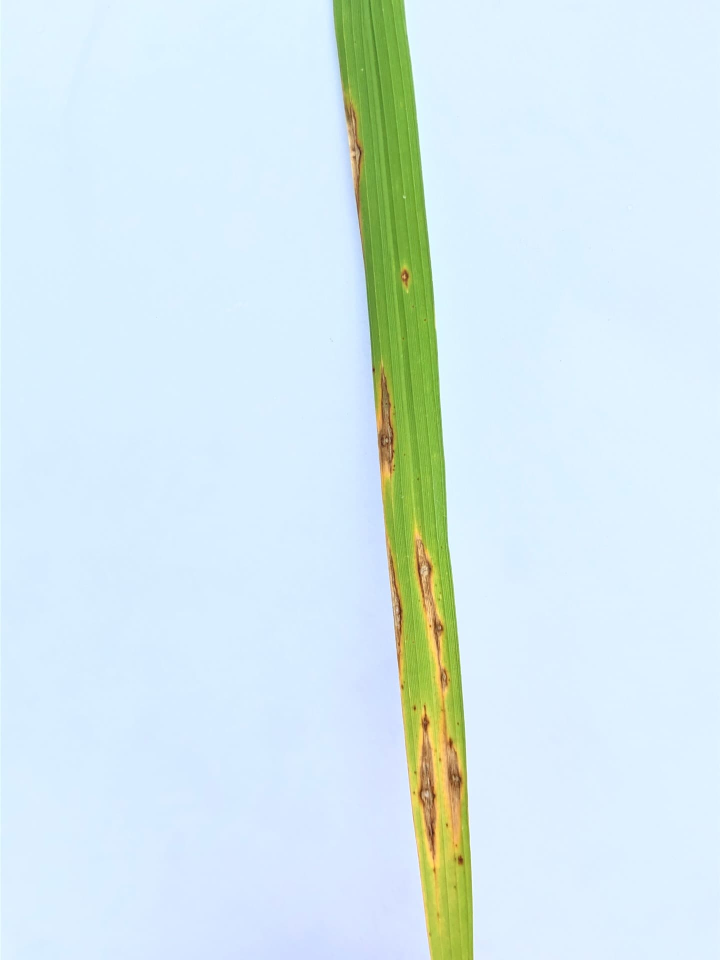
#> input picture dataset/blast/IMG_0448.jpg, 1440 x 1920 px (shown at 1/2 size); its folder holds only this picture in this run
$ jupyter execute Percobaan_1.ipynb   (older library calls are emulated)
#> lines starting #> are read from the running program, lines starting #| are printed output that depends on the picture
# Dokumentasi Percobaan 1
## Klasifikasi Penyakit Daun Padi Menggunakan Kombinasi Fitur GLCM dan Transformasi Wavelet
### Pipeline: Grayscale + Resize + Normalisasi

## 1. Import Library

[cell 1]
import os
import cv2 as cv
import matplotlib.pyplot as plt
import numpy as np
import pandas as pd
from sklearn.model_selection import train_test_split, cross_val_predict
from sklearn.metrics import accuracy_score, classification_report
from skimage.feature import graycomatrix, graycoprops
from scipy.stats import entropy
from scipy.ndimage import convolve  # Digunakan untuk Haar Wavelet manual
from sklearn.ensemble import RandomForestClassifier
from sklearn.svm import SVC
from sklearn.neighbors import KNeighborsClassifier
from sklearn.metrics import accuracy_score, precision_score, recall_score, f1_score, confusion_matrix, classification_report
from sklearn.metrics import confusion_matrix, ConfusionMatrixDisplay
import seaborn as sns

### Penjelasan Kegunaan Library

| Library | Fungsi dalam Project |
|---|---|
| `cv2` (OpenCV) | Membaca gambar dari disk, konversi warna BGR→Grayscale, resize gambar, operasi flip dan rotasi untuk augmentasi |
| `numpy` | Operasi array dan matriks numerik; menyimpan data gambar sebagai array piksel bertipe `uint8` dan `float32` |
| `pandas` | Menyimpan hasil ekstraksi fitur GLCM dan Wavelet ke dalam tabel (DataFrame) dan mengekspor ke CSV |
| `skimage` | Menghitung matriks GLCM (`graycomatrix`) dan mengekstrak properti tekstur (`graycoprops`) seperti kontras, energi, homogenitas, dll. |
| `scipy` | Menghitung entropi dari distribusi GLCM (`entropy`) dan konvolusi 1D untuk implementasi Haar Wavelet manual (`convolve1d`) |
| `sklearn` | Membagi data train/test (`train_test_split`), melatih model RF/SVM/KNN, dan menghitung metrik evaluasi (akurasi, presisi, recall, F1) |
| `seaborn` | Memvisualisasikan heatmap korelasi antar fitur hasil ekstraksi |
| `matplotlib` | Menampilkan sampel gambar dataset, visualisasi preprocessing, dan grafik perbandingan model |

## 2. Data Loading

Pastikan struktur folder dataset sebagai berikut:
```
PROJECT-PCD-34/
├── dataset/
│   ├── blast/
│   │   ├── image1.jpg
│   │   └── ...
│   ├── blight/
│   │   ├── image1.jpg
│   │   └── ...
│   └── tungro/
│       ├── image1.jpg
│       └── ...
└── Percobaan_1.ipynb
```

> **Catatan:** Dataset ini memiliki **3 kelas** penyakit daun padi: `blast`, `blight`, dan `tungro`.

[cell 2]
DATASET_PATH = "dataset"
TARGET_SIZE  = (512, 512)
KELAS_VALID  = ['blast', 'blight', 'tungro']

data      = []
labels    = []
file_name = []

for sub_folder in sorted(os.listdir(DATASET_PATH)):
    sub_folder_path = os.path.join(DATASET_PATH, sub_folder)

    if not os.path.isdir(sub_folder_path):
        continue
    if sub_folder not in KELAS_VALID:
        print(f"⚠️  Folder '{sub_folder}' dilewati (bukan kelas dataset)")
        continue

    sub_folder_files = os.listdir(sub_folder_path)
    print(f"📂 Memuat kelas '{sub_folder}': {len(sub_folder_files)} file...")

    for filename in sub_folder_files:
        img_path = os.path.join(sub_folder_path, filename)
        img = cv.imread(img_path)
#> img is the input picture: shape (1920, 1440, 3); mean B, G, R 238.3, 233.3, 213.6
        if img is None:
            print(f"   ⚠️  Gagal membaca: {filename}")
            continue
        img = img.astype(np.uint8)
        img = cv.cvtColor(img, cv.COLOR_BGR2GRAY)
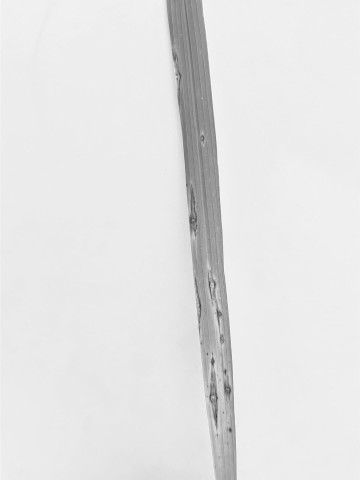
#> img: shape (1920, 1440) (shown at 1/4 size); min 33, max 252, mean 228
        img = cv.resize(img, TARGET_SIZE, interpolation=cv.INTER_AREA)
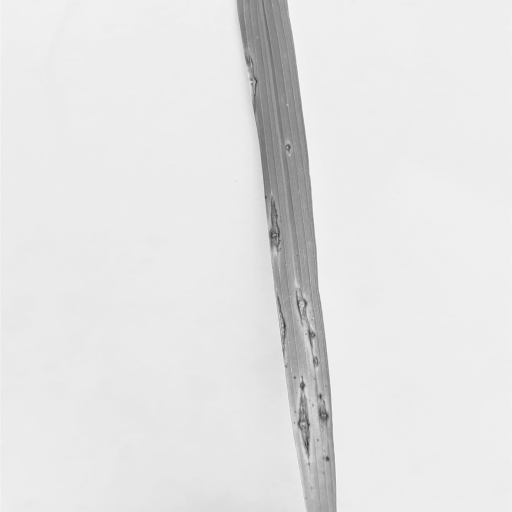
#> img: shape (512, 512); min 55, max 246, mean 228
        data.append(img)
        labels.append(sub_folder)
        file_name.append(filename)

data      = np.array(data, dtype=np.uint8)
labels    = np.array(labels)

print()
print(f"✅ Total gambar berhasil dimuat: {len(data)}")
#| ✅ Total gambar berhasil dimuat: 2
print(f"   Ukuran gambar : {data[0].shape}")
#|    Ukuran gambar : (512, 512)
print(f"   Tipe data     : {data.dtype}")
#|    Tipe data     : uint8
print(f"📊 Distribusi per kelas:")
for kelas in KELAS_VALID:
    jumlah = np.sum(labels == kelas)
    print(f"   {kelas:10s}: {jumlah} gambar")

Kode ini memuat semua gambar dari tiga folder kelas penyakit daun padi **blast**, **blight**, dan **tungro** yang merupakan kelas target dari dataset Kaggle *Leaf Rice Disease Indonesia*. Setiap gambar langsung dikonversi ke **grayscale** dan di-resize ke ukuran seragam **(512×512 piksel)** saat proses loading.

**Mengapa dilakukan saat loading (bukan preprocessing terpisah)?**
- Grayscale dan resize adalah operasi dasar yang diperlukan di semua 5 percobaan, sehingga efisien jika dilakukan satu kali di awal.
- Konversi ke grayscale menghilangkan informasi warna (channel RGB) dan mereduksi dimensi data dari 3-channel menjadi 1-channel. Untuk ekstraksi fitur berbasis tekstur seperti **GLCM dan Wavelet**, informasi intensitas piksel dalam grayscale sudah cukup representatif — tekstur penyakit seperti bercak blast, hawar blight, dan perubahan warna tungro dapat dideteksi melalui pola intensitas.
- Resize ke 512×512 memastikan semua gambar memiliki dimensi seragam sehingga matriks GLCM dan dekomposisi Wavelet dapat diproses secara konsisten.

[cell 3]
# VISUALISASI SAMPEL DATASET (1 gambar per kelas)

unique_labels = np.unique(labels)
fig, axes = plt.subplots(1, len(unique_labels), figsize=(4 * len(unique_labels), 4))

for ax, kelas in zip(axes, unique_labels):
    idx = np.where(labels == kelas)[0][0]
    ax.imshow(data[idx], cmap='gray')
    ax.set_title(kelas, fontsize=10)
    ax.axis('off')

plt.tight_layout()
plt.show()
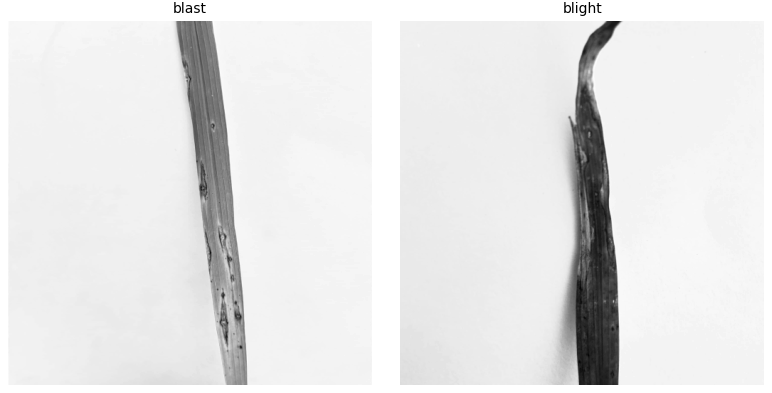
#> figure drawn by matplotlib, 2 panels

## 3. Data Augmentation

[cell 4]
data_augmented      = list(data)
#> data_augmented = 2 items
labels_augmented    = list(labels)
file_name_augmented = list(file_name)

for i in range(len(data)):
    img   = data[i]
    label = labels[i]
    fname = file_name[i]
    name, ext = os.path.splitext(fname)

    # Flip Horizontal
    flipped_h = cv.flip(img, 1)
    data_augmented.append(flipped_h)
    labels_augmented.append(label)
    file_name_augmented.append(f"{name}_flipH{ext}")

    # Flip Vertikal
    flipped_v = cv.flip(img, 0)
    data_augmented.append(flipped_v)
    labels_augmented.append(label)
    file_name_augmented.append(f"{name}_flipV{ext}")

    # Rotasi 90°
    rotated = cv.rotate(img, cv.ROTATE_90_CLOCKWISE)
    data_augmented.append(rotated)
    labels_augmented.append(label)
    file_name_augmented.append(f"{name}_rot90{ext}")
#> this loop made 2 passes
#> (label, fname) on passes 1 to 2: ('blast', 'IMG_0448.jpg'), ('blight', 'IMG_0834.jpg')
#> pass 1, `flipped_h = cv.flip(img, 1)`:
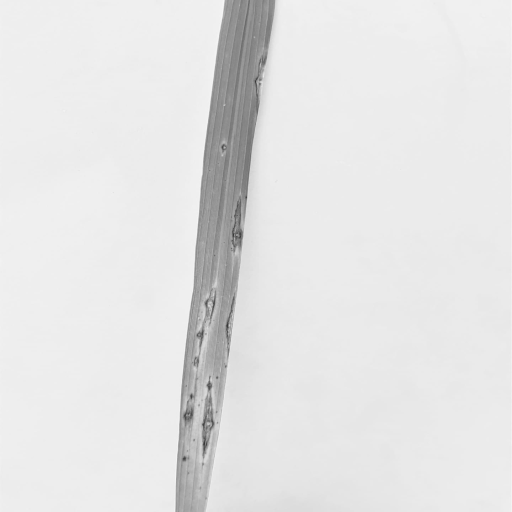
#> flipped_h: shape (512, 512); min 55, max 246, mean 228
#> pass 1, `flipped_v = cv.flip(img, 0)`:
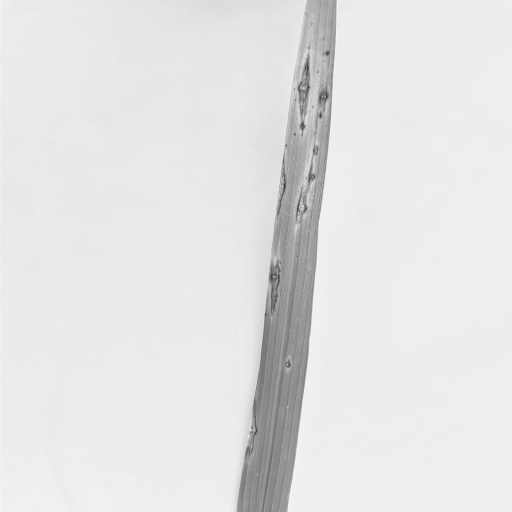
#> flipped_v: shape (512, 512); min 55, max 246, mean 228
#> pass 1, `rotated = cv.rotate(img, cv.ROTATE_90_CLOCKWISE)`:
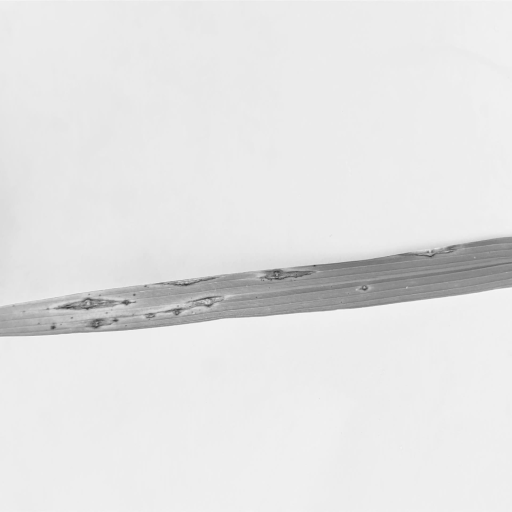
#> rotated: shape (512, 512); min 55, max 246, mean 228
#> pass 2, `flipped_h = cv.flip(img, 1)`:
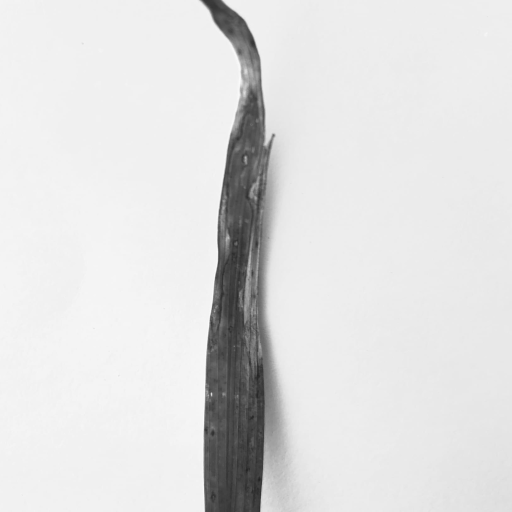
#> flipped_h: shape (512, 512); min 34, max 251, mean 223.4
#> after the loop, data_augmented = 8 items; file_name_augmented = ['IMG_0448.jpg', 'IMG_0834.jpg', 'IMG_0448_flipH.jpg', 'IMG_0448_flipV.jpg', 'IMG_0448_rot90.jpg', 'IMG_0834_flipH.jpg', 'IMG_0834_flipV.jpg', 'IMG_0834_rot90.jpg']; labels_augmented = ['blast', 'blight', 'blast', 'blast', 'blast', 'blight', 'blight', 'blight']

data_augmented      = np.array(data_augmented, dtype=object)
labels_augmented    = np.array(labels_augmented)
file_name_augmented = np.array(file_name_augmented)

print(f"Data sebelum augmentasi : {len(data)}")
#| Data sebelum augmentasi : 2
#> (the rest of the program and of its run is left out)
